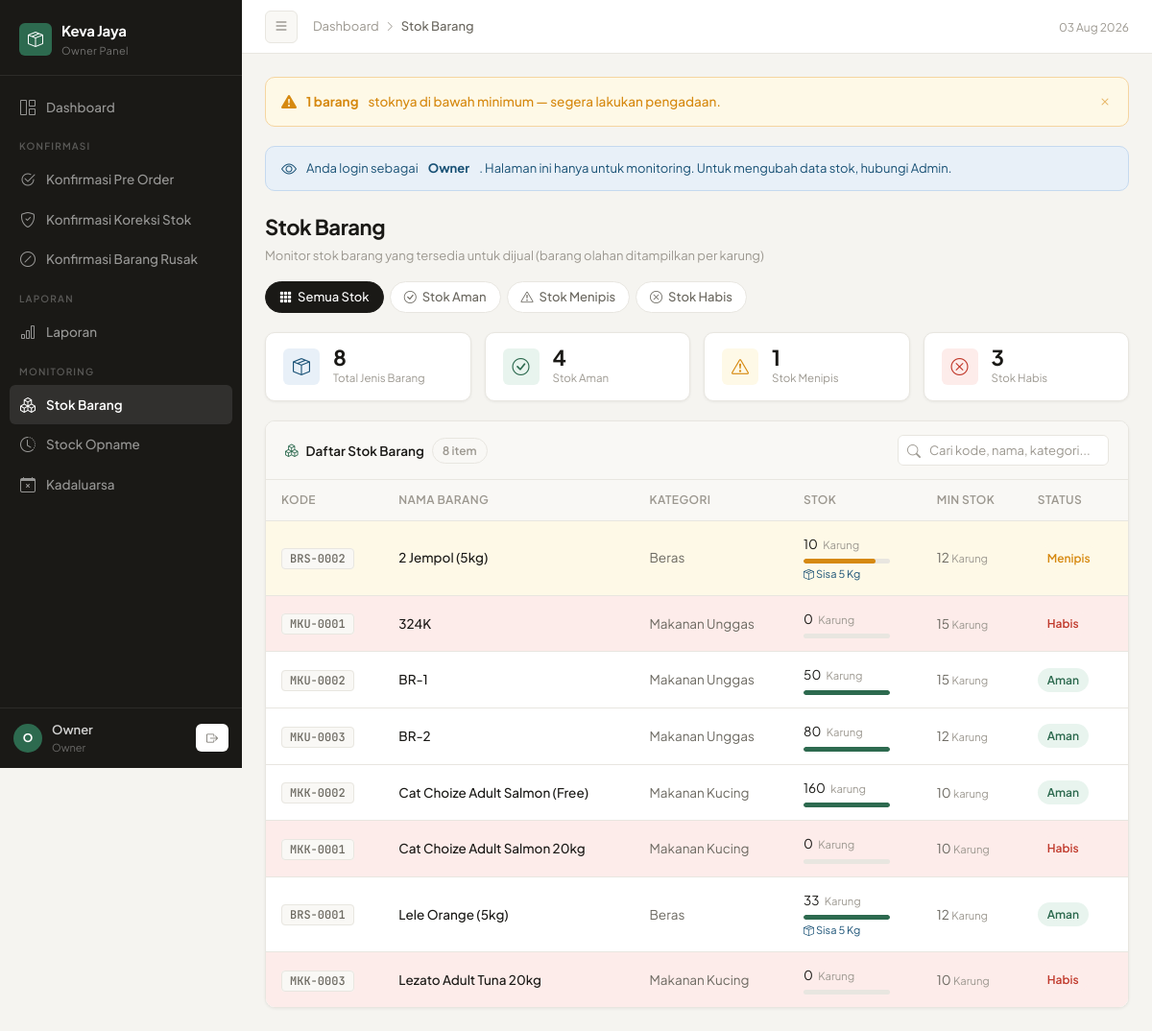
Page /owner/stok.php (signed in) on the committed database.
### tables this page shows
CREATE TABLE `barang` (
  `id_barang` int(11) NOT NULL,
  `kode_barang` varchar(50) DEFAULT NULL,
  `nama_barang` varchar(200) NOT NULL,
  `kategori` varchar(100) DEFAULT NULL,
  `kategori_id` int(11) DEFAULT NULL,
  `satuan` varchar(20) DEFAULT NULL,
  `satuan_besar` varchar(20) DEFAULT NULL,
  `stok` int(11) DEFAULT 0,
  `stok_besar` int(11) NOT NULL DEFAULT 0,
  `sisa_karung_kg` int(11) NOT NULL DEFAULT 0,
  `stok_rusak` int(11) DEFAULT 0,
  `min_stok` int(11) DEFAULT 0,
  `tanggal_kadaluarsa` date DEFAULT NULL,
  `gambar` varchar(255) DEFAULT NULL,
  `created_at` timestamp NOT NULL DEFAULT current_timestamp(),
  `status` enum('aktif','nonaktif') DEFAULT 'aktif',
  `deleted_at` datetime DEFAULT NULL,
  `supplier_id` int(11) DEFAULT NULL,
  `total_rusak` int(11) NOT NULL DEFAULT 0
);

### owner/stok.php (the view, shortened to what this page needs)
<?php
global $conn;
function fmtQty($val) {
    return rtrim(rtrim(number_format((float)$val, 2, ',', '.'), '0'), ',');
}
function hitungStatusBarang($row) {
    $stok        = (float)$row['stok'];
    $min         = (float)$row['min_stok'];
    $stok_besar  = (float)$row['stok_besar'];
    $sisa_karung = (float)$row['sisa_karung_kg'];
    $is_olahan   = !empty($row['satuan_besar']);
    if ($is_olahan) {
        $main_qty  = $stok_besar;
        $main_unit = $row['satuan_besar'];
        $sisa_kg   = $stok + $sisa_karung;
        if ($main_qty <= 0) {
            if ($sisa_kg > 0) {
                $status = 'sisa_kg';
                $label  = 'Karung Habis, Ada Sisa';
                $badge  = 'badge-terjebak';
            } else {
                $status = 'habis';
                $label  = 'Habis';
                $badge  = 'badge-habis';
            }
            $tr      = ($status === 'sisa_kg') ? 'tr-info' : 'tr-danger';
            $pbClass = 'pb-red';
        } elseif ($main_qty < $min) {
            $status  = 'menipis';
            $label   = 'Menipis';
            $badge   = 'badge-tipis';
            $tr      = 'tr-warning';
            $pbClass = 'pb-orange';
        } else {
            $status  = 'aman';
            $label   = 'Aman';
            $badge   = 'badge-aman';
            $tr      = '';
            $pbClass = 'pb-green';
        }
    }
    $pct = $min > 0 ? min(100, round(($main_qty / $min) * 100)) : 100;
    return [
        'status'    => $status,
        'label'     => $label,
        'badge'     => $badge,
        'tr'        => $tr,
        'pbClass'   => $pbClass,
        'pct'       => $pct,
        'is_olahan' => $is_olahan,
        'main_qty'  => $main_qty,
        'main_unit' => $main_unit,
        'min'       => $min,
        'min_unit'  => $is_olahan ? $row['satuan_besar'] : $row['satuan'],
        'sisa_kg'   => $sisa_kg,
        'sisa_unit' => $row['satuan'],
        'ada_karung'=> $is_olahan && ($stok_besar > 0 || $sisa_karung > 0),
    ];
}
$filter = $_GET['filter'] ?? 'semua';
$query = "
    SELECT
        b.id_barang,
        b.kode_barang,
        b.nama_barang,
        b.kategori,
        b.satuan,
        b.satuan_besar,
        b.min_stok,
        b.stok,
        b.stok_besar,
        b.sisa_karung_kg
    FROM barang b
    ORDER BY b.nama_barang ASC
";
$result = $conn->query($query);
$total_item     = 0;
$total_aman     = 0;
$total_menipis  = 0;
$total_habis    = 0;
$total_terjebak = 0;
$all_rows       = [];
while ($row = $result->fetch_assoc()) {
    $total_item++;
    $st = hitungStatusBarang($row);
    $row['_status'] = $st;
    $all_rows[] = $row;
    if ($st['status'] === 'aman') {
        $total_aman++;
    } elseif ($st['status'] === 'menipis') {
        $total_menipis++;
    } else {
        $total_habis++;
    }
}
$rows_data = array_values(array_filter($all_rows, function($row) use ($filter) {
    $status = $row['_status']['status'];
    if ($filter === 'aman')    return $status === 'aman';
    if ($filter === 'menipis') return $status === 'menipis';
    if ($filter === 'habis')   return in_array($status, ['habis', 'sisa_kg']);
    return true;
}));
$current_file = basename($_SERVER['PHP_SELF']);
?>
<!DOCTYPE html>
<html lang="id">
<head>
    <link rel="stylesheet" href="https://cdn.jsdelivr.net/npm/bootstrap-icons@1.11.3/font/bootstrap-icons.min.css">
</head>
<body>
<aside class="sidebar" id="sidebar">
    <div class="sidebar-brand">
        <div class="brand-logo">
            <div class="brand-icon"><i class="bi bi-box-seam"></i></div>
            <div><div class="brand-name">Keva Jaya</div><div class="brand-sub">Owner Panel</div></div>
        </div>
    </div>
    <nav class="sidebar-nav">
        <ul style="list-style:none;padding:0;">
            <li class="nav-item"><a href="dashboard.php" class="nav-link"><i class="bi bi-grid-1x2"></i> Dashboard</a></li>
            <div class="nav-section-label">Konfirmasi</div>
            <li class="nav-item">
                <a href="konfirmasi_preorder.php" class="nav-link">
                    <i class="bi bi-check2-circle"></i> Konfirmasi Pre Order
                </a>
            </li>
            <li class="nav-item">
                <a href="approval_koreksi.php" class="nav-link">
                    <i class="bi bi-shield-check"></i> Konfirmasi Koreksi Stok
                </a>
            </li>
            <li class="nav-item">
                <a href="konfirmasi_rusak.php" class="nav-link">
                    <i class="bi bi-slash-circle"></i> Konfirmasi Barang Rusak
                </a>
            </li>
            <div class="nav-section-label">Laporan</div>
            <li class="nav-item"><a href="laporan.php" class="nav-link"><i class="bi bi-bar-chart"></i> Laporan</a></li>
            <div class="nav-section-label">Monitoring</div>
            <li class="nav-item"><a href="stok.php" class="nav-link active"><i class="bi bi-boxes"></i> Stok Barang</a></li>
            <li class="nav-item"><a href="stock_opname.php" class="nav-link"><i class="bi bi-clock-history"></i> Stock Opname</a></li>
            <li class="nav-item"><a href="kadaluarsa.php" class="nav-link <?= $current_file == 'kadaluarsa.php' ? 'active' : '' ?>"><i class="bi bi-calendar-x"></i> Kadaluarsa</a></li>
        </ul>
    </nav>
    <div class="sidebar-footer">
        <div class="user-card">
            <div class="user-avatar">O</div>
            <div>
                <div class="user-name"><?= htmlspecialchars($_SESSION['username'] ?? 'Owner') ?></div>
                <div class="user-role">Owner</div>
            </div>
            <a href="../logout.php" class="btn-sm-nav" style="margin-left:auto;border:none;" title="Logout">
                <i class="bi bi-box-arrow-right"></i>
            </a>
        </div>
    </div>
</aside>
<div class="main" id="main">
    <header class="topbar">
        <button class="btn-toggle" id="sidebarToggle"><i class="bi bi-list"></i></button>
        <div class="breadcrumb-bar">
            <a href="dashboard.php">Dashboard</a>
            <i class="bi bi-chevron-right"></i>
            <span>Stok Barang</span>
        </div>
        <div class="topbar-right">
            <span style="font-size:12px;color:var(--text-muted);"><?= date('d M Y') ?></span>
        </div>
    </header>
    <div class="page-body">
        <?php if ($total_menipis > 0): ?>
        <div class="alert alert-warning">
            <i class="bi bi-exclamation-triangle-fill"></i>
            <strong><?= $total_menipis ?> barang</strong> stoknya di bawah minimum — segera lakukan pengadaan.
            <i class="bi bi-x alert-close" onclick="this.closest('.alert').remove()"></i>
        </div>
        <?php endif; ?>
        <div class="info-banner">
            <i class="bi bi-eye"></i>
            Anda login sebagai <strong>Owner</strong>. Halaman ini hanya untuk monitoring. Untuk mengubah data stok, hubungi Admin.
        </div>
        <div class="page-header">
            <div>
                <div class="page-title">Stok Barang</div>
                <div class="page-subtitle">Monitor stok barang yang tersedia untuk dijual (barang olahan ditampilkan per karung)</div>
            </div>
            <div class="filter-tabs">
                <a href="?filter=semua" class="filter-tab <?= $filter==='semua' ? 'active' : '' ?>">
                    <i class="bi bi-grid-3x3-gap-fill"></i> Semua Stok
                </a>
                <a href="?filter=aman" class="filter-tab <?= $filter==='aman' ? 'active' : '' ?>">
                    <i class="bi bi-check-circle"></i> Stok Aman
                </a>
                <a href="?filter=menipis" class="filter-tab <?= $filter==='menipis' ? 'active' : '' ?>">
                    <i class="bi bi-exclamation-triangle"></i> Stok Menipis
                </a>
                <a href="?filter=habis" class="filter-tab <?= $filter==='habis' ? 'active' : '' ?>">
                    <i class="bi bi-x-circle"></i> Stok Habis
                </a>
            </div>
        </div>
        <div class="stat-row">
            <div class="stat-mini">
                <div class="stat-mini-icon blue"><i class="bi bi-box-seam"></i></div>
                <div>
                    <div class="stat-mini-val"><?= $total_item ?></div>
                    <div class="stat-mini-lbl">Total Jenis Barang</div>
                </div>
            </div>
            <div class="stat-mini">
                <div class="stat-mini-icon green"><i class="bi bi-check-circle"></i></div>
                <div>
                    <div class="stat-mini-val"><?= $total_aman ?></div>
                    <div class="stat-mini-lbl">Stok Aman</div>
                </div>
            </div>
            <div class="stat-mini">
                <div class="stat-mini-icon orange"><i class="bi bi-exclamation-triangle"></i></div>
                <div>
                    <div class="stat-mini-val"><?= $total_menipis ?></div>
                    <div class="stat-mini-lbl">Stok Menipis</div>
                </div>
            </div>
            <div class="stat-mini">
                <div class="stat-mini-icon red"><i class="bi bi-x-circle"></i></div>
                <div>
                    <div class="stat-mini-val"><?= $total_habis ?></div>
                    <div class="stat-mini-lbl">Stok Habis<?= $total_terjebak > 0 ? " ({$total_terjebak} masih ada sisa kg)" : '' ?></div>
                </div>
            </div>
        </div>
        <div class="card">
            <div class="card-head">
                <div class="card-head-title">
                    <i class="bi bi-boxes"></i>
                    Daftar Stok Barang
                    <span class="row-count" id="rowCount"></span>
                </div>
                <div class="search-wrap">
                    <input type="text" class="search-input" id="searchInput" placeholder="Cari kode, nama, kategori...">
                </div>
            </div>
            <div class="table-wrap">
                <table>
                    <thead>
                        <tr>
                            <th>Kode</th>
                            <th>Nama Barang</th>
                            <th>Kategori</th>
                            <th>Stok</th>
                            <th>Min Stok</th>
                            <th>Status</th>
                        </tr>
                    </thead>
                    <tbody id="tableBody">
                        <?php if (!empty($rows_data)): ?>
                            <?php foreach ($rows_data as $row):
                                $st = $row['_status'];
                            ?>
                            <tr class="<?= $st['tr'] ?>" data-id="<?= $row['id_barang'] ?>">
                                <td><span class="kode-text"><?= htmlspecialchars($row['kode_barang']) ?></span></td>
                                <td style="font-weight:500;"><?= htmlspecialchars($row['nama_barang']) ?></td>
                                <td><span style="color:var(--text-secondary);"><?= htmlspecialchars($row['kategori'] ?? '—') ?></span></td>
                                <td>
                                    <span class="stok-num"><?= fmtQty($st['main_qty']) ?></span>
                                    <small style="color:var(--text-muted);margin-left:3px;"><?= htmlspecialchars($st['main_unit']) ?></small>
                                    <div class="progress">
                                        <div class="progress-bar <?= $st['pbClass'] ?>" style="width:<?= $st['pct'] ?>%"></div>
                                    </div>
                                    <?php if ($st['is_olahan'] && $st['sisa_kg'] > 0): ?>
                                        <span class="sub-note">
                                            <i class="bi bi-box-seam"></i>
                                            Sisa <?= fmtQty($st['sisa_kg']) ?> <?= htmlspecialchars($st['sisa_unit']) ?>
                                        </span>
                                    <?php endif; ?>
                                </td>
                                <td>
                                    <span style="color:var(--text-secondary);"><?= fmtQty($st['min']) ?></span>
                                    <small style="color:var(--text-muted);"> <?= htmlspecialchars($st['min_unit']) ?></small>
                                </td>
                                <td><span class="badge-stok <?= $st['badge'] ?>"><?= $st['label'] ?></span></td>
                            </tr>
                            <?php endforeach; ?>
                        <?php endif; ?>
                    </tbody>
                </table>
            </div>
        </div>
    </div>
</div>
</body>
</html>

### rows in the picture
barang: kode_barang "BRS-0002", nama_barang "2 Jempol (5kg)", kategori "Beras", main_qty "10", $st['pct'] 83 (drawn), label "Menipis"
barang: satuan_besar "Karung", stok "5", satuan "Kg", min_stok "12", kode_barang "BRS-0001", nama_barang "Lele Orange (5kg)", kategori "Beras", stok_besar "33", $st['pct'] 100 (drawn), label "Aman"
barang: kode_barang "MKU-0001", nama_barang "324K", kategori "Makanan Unggas", main_qty "0", main_unit "Karung", min "15", min_unit "Karung", label "Habis"
barang: kode_barang "MKU-0002", nama_barang "BR-1", kategori "Makanan Unggas", main_qty "50", main_unit "Karung", $st['pct'] 100 (drawn), min "15", min_unit "Karung", label "Aman"
barang: kode_barang "MKU-0003", nama_barang "BR-2", kategori "Makanan Unggas", main_qty "80", $st['pct'] 100 (drawn), label "Aman"
barang: kode_barang "MKK-0002", nama_barang "Cat Choize Adult Salmon (Free)", kategori "Makanan Kucing", stok_besar "160", satuan_besar "karung", $st['pct'] 100 (drawn), min_stok "10", label "Aman"
barang: kode_barang "MKK-0001", nama_barang "Cat Choize Adult Salmon 20kg", kategori "Makanan Kucing", main_qty "0", main_unit "Karung", min "10", min_unit "Karung", label "Habis"
barang: kode_barang "MKK-0003", nama_barang "Lezato Adult Tuna 20kg", kategori "Makanan Kucing", main_qty "0", main_unit "Karung", min "10", min_unit "Karung", label "Habis"

### other values in the picture
$_SESSION['username'] "Owner"
$total_menipis "1"
$total_item "8"
$total_aman "4"
$total_habis "3"
